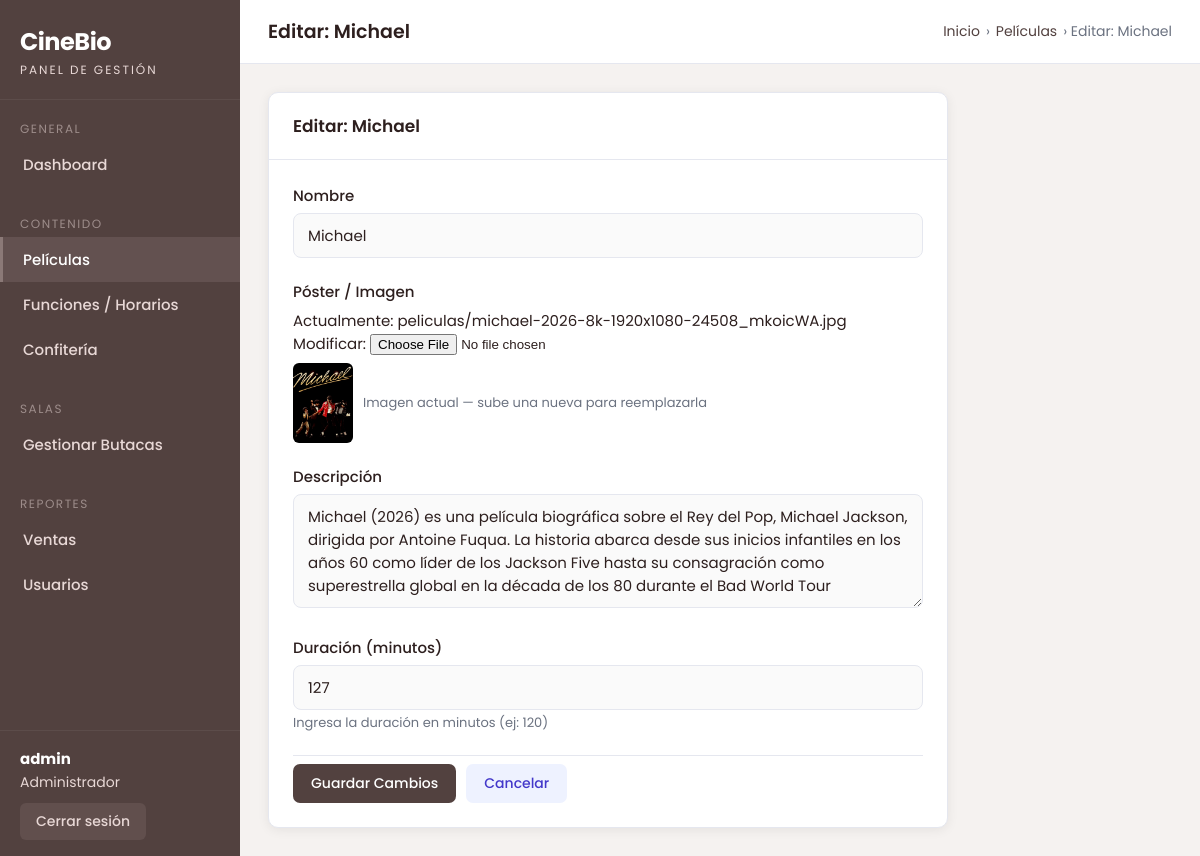
Page /gestion/peliculas/12/editar/ (signed in) on the committed database.
### app/models.py (models this page shows, shortened)
class Pelicula(models.Model):
    nombre = models.CharField(max_length=200)
    imagen = models.ImageField(upload_to='peliculas/')
    descripcion = models.TextField()
    duracion = models.IntegerField()

### portal_admin/views.py (the view)
# urls.py: path('peliculas/<int:pk>/editar/', views.pelicula_edit, name='pelicula_edit'),
@admin_requerido
def pelicula_edit(request, pk):
    pelicula = get_object_or_404(Pelicula, pk=pk)
    if request.method == 'POST':
        form = PeliculaAdminForm(request.POST, request.FILES, instance=pelicula)
        if form.is_valid():
            form.save()
            messages.success(request, f'Película "{pelicula.nombre}" actualizada.')
            return redirect('portal_admin:peliculas_list')
    else:
        form = PeliculaAdminForm(instance=pelicula)
    return render(request, 'portal_admin/pelicula_form.html', {
        'form': form,
        'pelicula': pelicula,
        'titulo': f'Editar: {pelicula.nombre}',
        'boton': 'Guardar Cambios',
    })

### portal_admin/forms.py
class PeliculaAdminForm(forms.ModelForm):
    class Meta:
        model = Pelicula
        fields = ['nombre', 'imagen', 'descripcion', 'duracion']
        widgets = {
            'nombre': forms.TextInput(attrs={
                'class': 'admin-input',
                'placeholder': 'Nombre de la película',
            }),
            'descripcion': forms.Textarea(attrs={
                'class': 'admin-input',
                'rows': 4,
                'placeholder': 'Descripción de la película',
            }),
            'duracion': forms.NumberInput(attrs={
                'class': 'admin-input',
                'placeholder': 'Duración en minutos',
                'min': 1,
            }),
            'imagen': forms.ClearableFileInput(attrs={
                'class': 'admin-file-input',
            }),
        }
        labels = {
            'nombre': 'Nombre',
            'imagen': 'Póster / Imagen',
            'descripcion': 'Descripción',
            'duracion': 'Duración (minutos)',
        }

### portal_admin/context_processors.py (called while the page is built)
def admin_context(request):
    uid = request.session.get('portal_admin_uid')
    admin_username = request.session.get('portal_admin_username', '')
    if uid and not admin_username:
        try:
            user = User.objects.get(pk=uid)
            admin_username = user.username
        except User.DoesNotExist:
            pass
    return {'admin_username': admin_username}

### portal_admin/views.py (called while the page is built)
def admin_requerido(vista):
    @wraps(vista)
    def wrapper(request, *args, **kwargs):
        if not request.session.get('portal_admin_uid'):
            return redirect('portal_admin:login')
        return vista(request, *args, **kwargs)
    return wrapper

### portal_admin/templates/portal_admin/pelicula_form.html (shortened to what this page needs)
{% extends 'portal_admin/base.html' %}
{% block page_title %}{{ titulo }}{% endblock %}
{% block breadcrumb %}
    › <a href="{% url 'portal_admin:peliculas_list' %}">Películas</a> › {{ titulo }}
{% endblock %}
{% block contenido %}
<div class="form-card card">
    <div class="card-header">
        <h2>{{ titulo }}</h2>
    </div>
    <div class="card-body">
        <form method="post" enctype="multipart/form-data">
            <div class="form-field">
                <label for="id_nombre">{{ form.nombre.label }}</label>
                {{ form.nombre }}
            </div>
            <div class="form-field">
                <label for="id_imagen">{{ form.imagen.label }}</label>
                {{ form.imagen }}
                {% if pelicula and pelicula.imagen %}
                <div class="current-image-preview">
                    <img src="{{ pelicula.imagen.url }}" alt="Imagen actual">
                    <span>Imagen actual — sube una nueva para reemplazarla</span>
                </div>
                {% endif %}
            </div>
            <div class="form-field">
                <label for="id_descripcion">{{ form.descripcion.label }}</label>
                {{ form.descripcion }}
            </div>
            <div class="form-field">
                <label for="id_duracion">{{ form.duracion.label }}</label>
                {{ form.duracion }}
                <span class="help-text">Ingresa la duración en minutos (ej: 120)</span>
            </div>
            <div class="form-actions">
                <button type="submit" class="btn btn-primary">{{ boton }}</button>
                <a href="{% url 'portal_admin:peliculas_list' %}" class="btn btn-secondary">Cancelar</a>
            </div>
        </form>
    </div>
</div>
{% endblock %}

### portal_admin/static/portal_admin/css/admin.css (style rules this page uses)
:root { --sidebar-bg: #52413f; --sidebar-hover: #6b5553; --sidebar-active: #8b7977; --sidebar-text: #e8d8d6; --sidebar-width: 240px; --header-h: 64px; --accent: #52413f; --accent-light: #6b5553; --body-bg: #f5f2f0; --card-bg: #ffffff; --text-primary: #2d1f1e; --text-secondary: #6b7280; --border: #e5e7ef; --success: #27ae60; --warning: #f39c12; --danger: #e74c3c; --info: #2980b9; --radius: 10px; --shadow: 0 2px 12px rgba(0,0,0,.07); }
*, *::before, *::after { box-sizing: border-box; margin: 0; padding: 0; }
body { font-family: 'Poppins', sans-serif; background: var(--body-bg); color: var(--text-primary); font-size: 15px; }
a { text-decoration: none; color: inherit; }
img { max-width: 100%; display: block; }
.form-group input, .admin-input, select.admin-input, textarea.admin-input { width: 100%; padding: 10px 14px; border: 1.5px solid var(--border); border-radius: 8px; font-family: 'Poppins', sans-serif; font-size: 15px; color: var(--text-primary); background: #fafafa; transition: border-color .2s, box-shadow .2s; outline: none; }
.breadcrumb a { color: var(--accent); }
.card { background: var(--card-bg); border-radius: var(--radius); box-shadow: var(--shadow); border: 1px solid var(--border); }
.card-header { padding: 18px 22px; border-bottom: 1px solid var(--border); display: flex; align-items: center; justify-content: space-between; gap: 12px; }
.card-header h2 { font-size: 17px; font-weight: 600; }
.card-body { padding: 22px; }
.btn { display: inline-flex; align-items: center; gap: 6px; padding: 9px 18px; border-radius: 7px; font-size: 14px; font-weight: 500; font-family: 'Poppins', sans-serif; cursor: pointer; border: none; transition: all .18s; text-decoration: none; }
.btn-primary { background: var(--accent); color: #fff; }
.btn-secondary { background: #eef2ff; color: #4338ca; }
.form-card { background: var(--card-bg); border-radius: var(--radius); box-shadow: var(--shadow); border: 1px solid var(--border); max-width: 680px; }
.form-card .card-header { padding: 20px 24px; }
.form-card .card-body { padding: 24px; }
.form-field { margin-bottom: 22px; }
.form-field label { display: block; font-size: 15px; font-weight: 500; margin-bottom: 6px; color: var(--text-primary); }
.form-field .admin-input, .form-field select, .form-field textarea { width: 100%; padding: 10px 14px; border: 1.5px solid var(--border); border-radius: 8px; font-family: 'Poppins', sans-serif; font-size: 15px; color: var(--text-primary); background: #fafafa; transition: border-color .2s, box-shadow .2s; outline: none; }
.form-field .help-text { font-size: 13px; color: var(--text-secondary); margin-top: 4px; }
.form-actions { display: flex; gap: 10px; padding-top: 8px; border-top: 1px solid var(--border); margin-top: 8px; }
.current-image-preview { margin-top: 8px; display: flex; align-items: center; gap: 10px; font-size: 13px; color: var(--text-secondary); }
.current-image-preview img { width: 60px; height: 80px; object-fit: cover; border-radius: 6px; }

### rows in the picture
Pelicula: nombre "Michael", imagen (picture), descripcion "Michael (2026) es una película biográfica sobre el Rey del Pop, Michael Jackson, dirigida por Antoine Fuqua. La historia abarca desde sus inicios infantiles en los años 60 como líder de los Jackson Five hasta su consagración como superestrella global en la década de los 80 durante el Bad World Tour", duracion "127"

### other values in the picture
{{ admin_username }} "admin"
{{ titulo }} "Editar: Michael"
{{ boton }} "Guardar Cambios"
